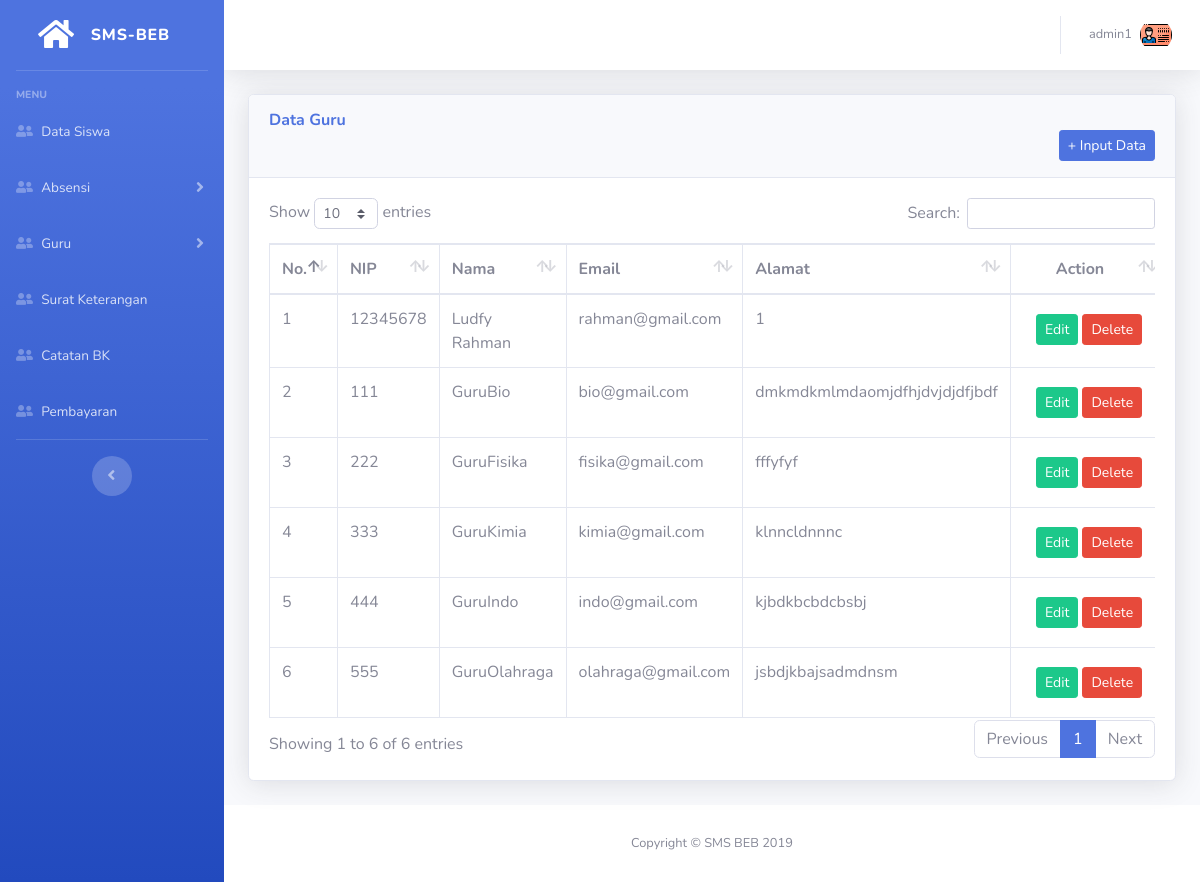
The app's page /SMSBEB-admin/guru/guru.php (signed in) with its own data.
### tables this page shows
CREATE TABLE `tb_guru` (
  `id` int(6) NOT NULL,
  `nip` int(10) NOT NULL,
  `nama` varchar(50) NOT NULL,
  `email` varchar(30) NOT NULL,
  `password` varchar(32) NOT NULL,
  `alamat` varchar(50) NOT NULL
);

### SMSBEB-admin/guru/guru.php (the view)
<?php
    include "../layout/theme.php";
    ?>
        <div class="container-fluid">
          <div class="card shadow mb-4">
            <div class="card-header py-3">
              <h6 class="m-0 font-weight-bold text-primary datatable">Data Guru</h6>
              <a href="form.php?type=add"><button class="btn btn-primary btn-sm float-right">+ Input Data</button></a>
            </div>
            <div class="card-body">
              <div class="table-responsive">
                <table class="table table-bordered" id="dataTable" width="100%" cellspacing="0">
                  <thead>
                    <tr>
                      <th scope="col">No.</th>
                      <th scope="col">NIP</th>
                      <th scope="col">Nama</th>
                      <th scope="col">Email</th>
                      <th scope="col">Alamat</th>
                      <th scope="col">
                        <center><span>Action</span></center>
                      </th>
                    </tr>
                  </thead>
                  <tbody>
                    <?php
                    $query_mysql = mysqli_query($koneksi, "SELECT * FROM tb_guru")or die(mysqli_error($koneksi));
                    $nomor = 1;
                    while($data = mysqli_fetch_array($query_mysql)) {
                  ?>
                    <tr>
                      <td class="bold"><?php echo $nomor++; ?></td>
                      <td><?php echo $data['nip']; ?></td>
                      <td><?php echo $data['nama']; ?></td>
                      <td><?php echo $data['email']; ?></td>
                      <td><?php echo $data['alamat']; ?></td>
                      <td>
                        <div class="btn btn-group">
                          <a href="form.php?type=edit&id=<?= $data['id'] ?>"><button class="btn btn-success btn-sm" type="button">Edit</button></a>
                          <span>&nbsp</span>
                          <a href="hapus.php?nip=<?php echo $data['nip']; ?>"
                            onclick="return confirm('Anda yakin ingin menghapus data?');"><button
                              class="btn btn-danger btn-sm" type="button" name="delete">Delete</button></a>
                        </div>
                      </td>
                    </tr>
                    <?php
                    }
                    ?>
                  </tbody>
                </table>
              </div>
            </div>
          </div>
        </div>
<?php include "../layout/footer.php" ?>

### records on screen
tb_guru: nip "12345678", nama "Ludfy Rahman", email "rahman@gmail.com", alamat "1"
tb_guru: nip "111", nama "GuruBio", email "bio@gmail.com", alamat "dmkmdkmlmdaomjdfhjdvjdjdfjbdf"
tb_guru: nip "222", nama "GuruFisika", email "fisika@gmail.com", alamat "fffyfyf"
tb_guru: nip "333", nama "GuruKimia", email "kimia@gmail.com", alamat "klnncldnnnc"
tb_guru: nip "444", nama "GuruIndo", email "indo@gmail.com", alamat "kjbdkbcbdcbsbj"
tb_guru: nip "555", nama "GuruOlahraga", email "olahraga@gmail.com", alamat "jsbdjkbajsadmdnsm"

### other values on screen
$_SESSION['username'] "admin1"
